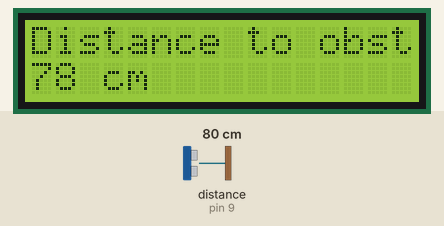
Simulated run of this sketch. Board: Arduino Uno, built with avr-gcc and run on an emulated ATmega328P. On the bench: 16×2 character LCD. Wiring (inferred from the names in the program): ultrasonic range finder: trigger pin 8; echo pin 9. The inputs (shaded band) are chosen by the test bench; at power-on: distance to the obstacle (sensor on pin 9) 80 cm. The echo pulse lasts 58.3 µs per cm.

Above: at 1.2 s.
1.3 s: distance to the obstacle (sensor on pin 9) set to 2 cm
At 2.7 s:
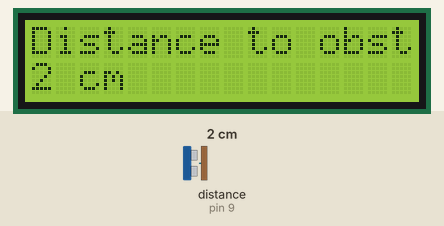
4.3 s: distance to the obstacle (sensor on pin 9) set to 9 cm
At 5.4 s:
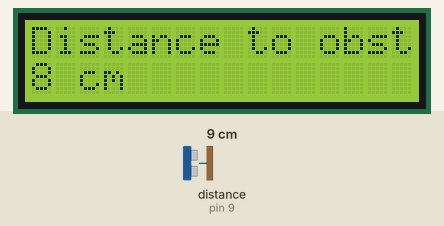
7.3 s: distance to the obstacle (sensor on pin 9) set to 4 cm
At 8.2 s:
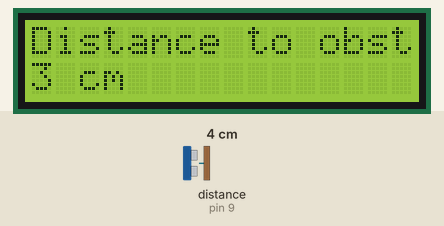
10.3 s: distance to the obstacle (sensor on pin 9) set to 18 cm
At 11.3 s:
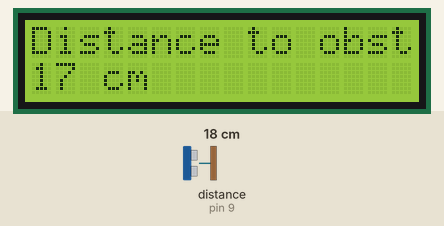
13.3 s: distance to the obstacle (sensor on pin 9) set to 35 cm
At 14.5 s:
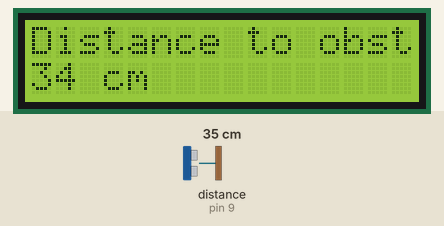
16.3 s: distance to the obstacle (sensor on pin 9) set to 60 cm
At 17.4 s:
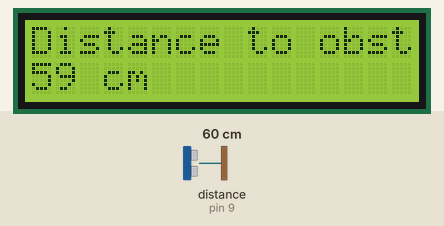
Timing chart, 0 to 19.3 s (numbered marks = the images above; inputs shaded):
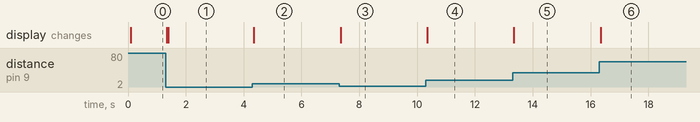

Measured:
- after the input at 1.3 s, the display: first changes at once (image 1 shows a later state)
- after the input at 4.3 s, the display: changes at once (image 2)
- after the input at 7.3 s, the display: changes after 0.06 s (image 3)
- after the input at 10.3 s, the display: changes after 0.05 s (image 4)
- after the input at 13.3 s, the display: changes at once (image 5)
- after the input at 16.3 s, the display: changes after 0.06 s (image 6)

The sketch:

Digital_Distance_Meter.ino
```cpp
#include <LiquidCrystal_I2C.h>

int TrigPin = 8;
int EchoPin = 9;
LiquidCrystal_I2C lcd(0x27, 16, 2);

void setup() {
  // put your setup code here, to run once:
  pinMode(TrigPin, OUTPUT);
  pinMode(EchoPin, INPUT);
  lcd.init();
  lcd.backlight();
}

void loop() {
  // put your main code here, to run repeatedly:
  digitalWrite(TrigPin, HIGH);
  delayMicroseconds(10);
  digitalWrite(TrigPin, LOW);

  int duration = pulseIn(EchoPin, HIGH);
  // 0.034 cm/us is the speed of sound and distance = speed * time
  // We will divid by 2 because, we're measuring round trip time.
  int distance = (0.034 * duration)/2;

  lcd.clear();
  lcd.setCursor(0,0);
  lcd.print("Distance to obstacle is:");

  lcd.setCursor(0,1);
  lcd.print(distance);
  lcd.print(" cm");
}
```
